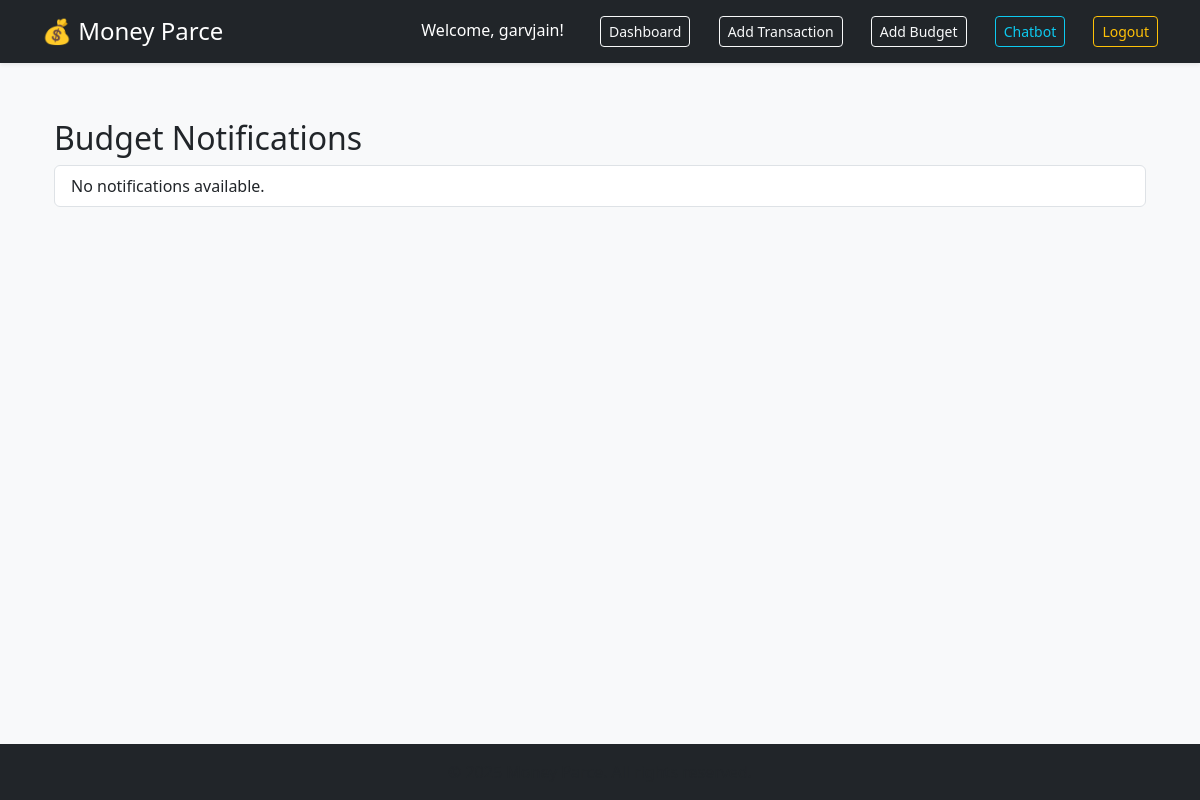
The page /budget-notifications/ (signed in) on the database as committed earlier.
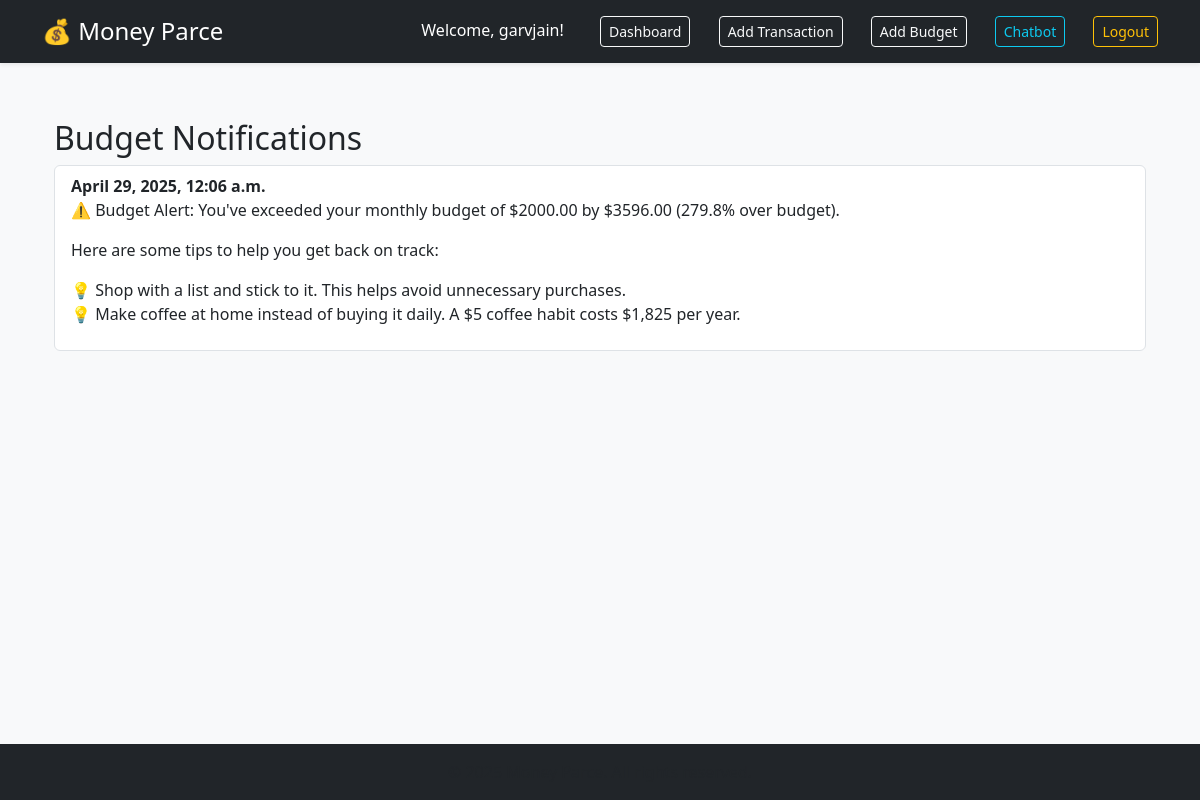
The same page on the database as committed later.
### tracker/models.py (models this page shows, shortened)
class BudgetNotification(models.Model):
    user = models.ForeignKey(User, on_delete=models.CASCADE)
    budget = models.ForeignKey(Budget, on_delete=models.CASCADE)
    message = models.TextField()
    created_at = models.DateTimeField(auto_now_add=True)
    is_read = models.BooleanField(default=False)
    class Meta:
        ordering = ['-created_at']

### tracker/views.py (the view)
# urls.py: path('budget-notifications/', views.budget_notifications_view, name='budget_notifications'),
@login_required
def budget_notifications_view(request):
    notifications = BudgetNotification.objects.filter(user=request.user).order_by('-created_at')
    return render(request, 'tracker/budget_notifications.html', {'notifications': notifications})

### tracker/templates/tracker/budget_notifications.html
{% extends 'tracker/base.html' %}
{% block content %}
<div class="container">
    <h2>Budget Notifications</h2>
    <ul class="list-group">
        {% for notification in notifications %}
        <li class="list-group-item">
            <strong>{{ notification.created_at|date:"F j, Y, g:i a" }}</strong><br>
            {{ notification.message|linebreaks }}
        </li>
        {% empty %}
        <li class="list-group-item">No notifications available.</li>
        {% endfor %}
    </ul>
</div>
{% endblock %}

Rows that differ between the two databases and show on the page:
added BudgetNotification: created_at "April 29, 2025, 12:06 a.m.", message "⚠️ Budget Alert: You've exceeded your monthly budget of $2000.00 by $3596.00 (279.8% over budget). Here are some tips to help you get back on track: 💡 Shop with a list and stick to it. This helps avoid unnecessary purchases. 💡 Make coffee at home instead of buying it daily. A $5 coffee habit costs $1,825 per year."
Other text that changed with them:
text no longer shown: "No notifications available."
